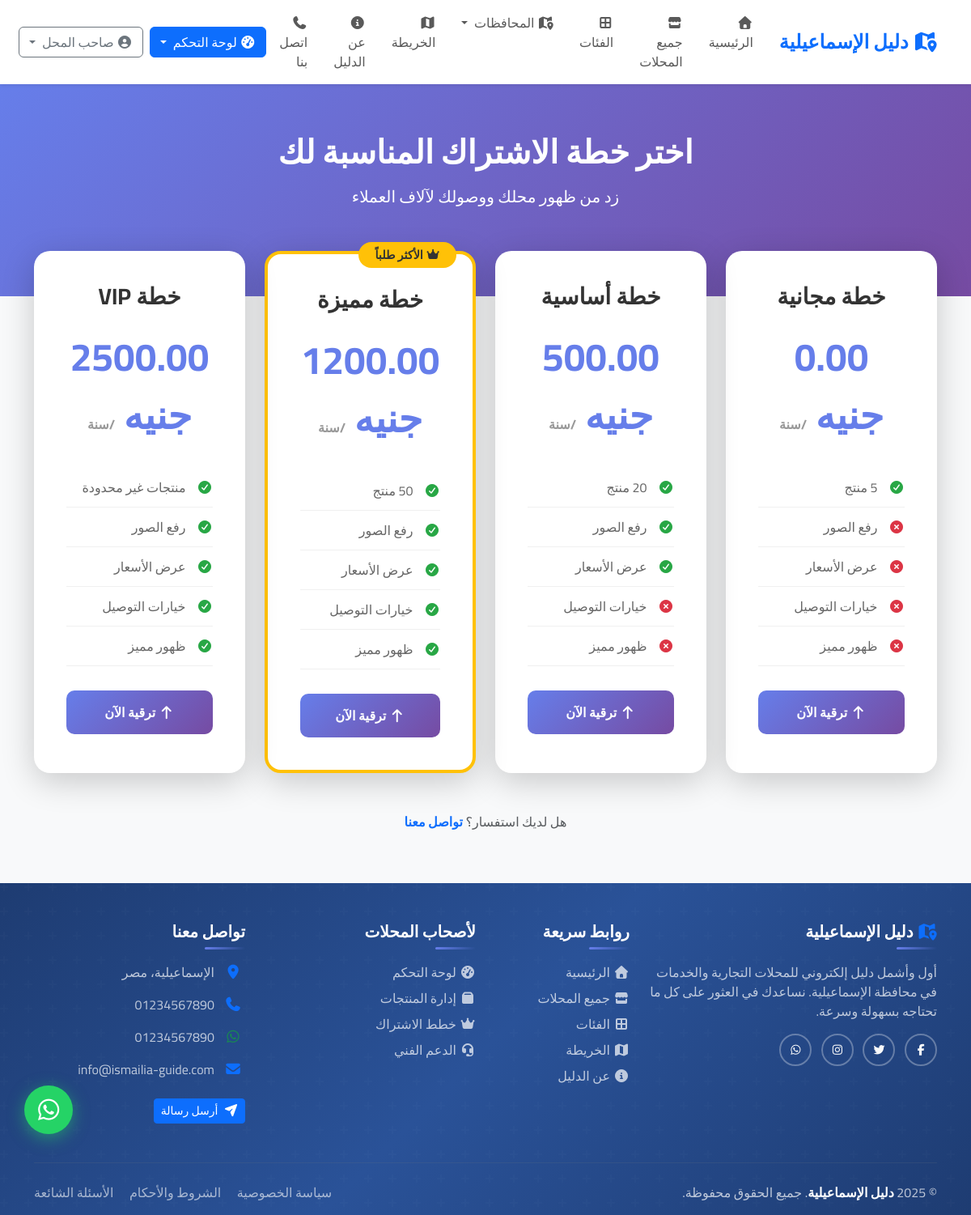
/accounts/subscription/ (signed in), run on the app's committed database.
### accounts/models.py (models this page shows, shortened)
class User(AbstractUser):
    USER_TYPE_CHOICES = (
        ('admin', 'مدير النظام'),
        ('vendor', 'صاحب محل'),
        ('customer', 'عميل'),
    )
    user_type = models.CharField(
        max_length=10,
        choices=USER_TYPE_CHOICES,
        default='customer',
        verbose_name='نوع المستخدم'
    )
    phone = models.CharField(
        max_length=15,
        blank=True,
        null=True,
        verbose_name='رقم الهاتف'
    )
    is_verified = models.BooleanField(
        default=False,
        verbose_name='تم التحقق'
    )
    class Meta:
        verbose_name = 'مستخدم'
        verbose_name_plural = 'المستخدمون'

### subscriptions/models.py (models this page shows, shortened)
class SubscriptionPlan(models.Model):
    PLAN_CHOICES = (
        ('free', 'مجاني'),
        ('basic', 'أساسي'),
        ('premium', 'مميز'),
        ('vip', 'VIP'),
    )
    name = models.CharField(
        max_length=20,
        choices=PLAN_CHOICES,
        unique=True,
        verbose_name='اسم الخطة'
    )
    display_name = models.CharField(max_length=50, verbose_name='الاسم المعروض')
    price_yearly = models.DecimalField(
        max_digits=10,
        decimal_places=2,
        verbose_name='السعر السنوي'
    )
    max_products = models.PositiveIntegerField(
        verbose_name='الحد الأقصى للمنتجات',
        help_text='اكتب 0 لغير محدود'
    )
    can_upload_images = models.BooleanField(
        default=False,
        verbose_name='رفع صور المنتجات'
    )
    show_prices = models.BooleanField(
        default=False,
        verbose_name='عرض الأسعار'
    )
    has_delivery_options = models.BooleanField(
        default=False,
        verbose_name='خيارات التوصيل'
    )
    featured_in_search = models.BooleanField(
        default=False,
        verbose_name='أولوية في نتائج البحث'
    )
    description = models.TextField(blank=True, verbose_name='الوصف')
    is_active = models.BooleanField(default=True, verbose_name='نشط')
    class Meta:
        verbose_name = 'خطة اشتراك'
        verbose_name_plural = 'خطط الاشتراك'
        ordering = ['price_yearly']

### accounts/views/vendor_views.py (the view)
# urls.py: path('subscription/', vendor_views.upgrade_subscription_page, name='upgrade_subscription_page'),
@login_required
def upgrade_subscription_page(request):
    plans = SubscriptionPlan.objects.all().order_by('price_yearly')
    current_plan = None
    user_business = Business.objects.filter(owner=request.user).first()
    if user_business:
        try:
            subscription = Subscription.objects.get(business=user_business, status='active')
            current_plan = subscription.plan.name
        except Subscription.DoesNotExist:
            pass
    context = {
        'plans': plans,
        'current_plan': current_plan,
    }
    return render(request, 'accounts/upgrade_subscription.html', context)

### accounts/context_processors.py (called while the page is built, shortened)
def admin_stats(request):
    if not request.user.is_authenticated or not (request.user.is_staff or request.user.is_superuser):
        return {}

### directory/context_processors.py (called while the page is built)
def seo_defaults(request):
    return {
        'seo': {
            'site_name': getattr(settings, 'SITE_NAME', 'دليل الإسماعيلية'),
            'title': 'دليل الإسماعيلية - دليل شامل للمحلات والخدمات',
            'description': 'دليل شامل للمحلات التجارية والخدمات في الإسماعيلية والمحافظات المجاورة',
            'keywords': 'الإسماعيلية، دليل، محلات، خدمات، مطاعم، صيدليات',
        'navbar_categories': Category.objects.filter(
            is_active=True
        ).order_by('order', 'name')[:8],
        'navbar_governorates': Governorate.objects.filter(
            is_active=True
        ).order_by('order', 'name'),
        'total_categories': Category.objects.filter(is_active=True).count(),
        'total_governorates': Governorate.objects.filter(is_active=True).count(),
        'total_districts': District.objects.filter(is_active=True).count(),
    }
        }

def navbar_context(request):
    navbar_governorates = Governorate.objects.filter(
        is_active=True
    ).annotate(
        business_count=Count(
            'district__business',
            filter=Q(
                district__business__is_active=True,
                district__business__is_verified=True
            ),
            distinct=True
        )
    ).order_by('order', 'name')[:6]
    pending_businesses_count = 0
    pending_reviews_count = 0  # ← صفر مؤقتاً
    if request.user.is_authenticated and (request.user.is_staff or request.user.is_superuser):
        pending_businesses_count = Business.objects.filter(is_verified=False).count()
    return {
        'navbar_governorates': navbar_governorates,
        'pending_businesses_count': pending_businesses_count,
        'pending_reviews_count': pending_reviews_count,
    }

### directory/converters.py (called while the page is built)
    def to_url(self, value):
        return str(value)

### templates/accounts/upgrade_subscription.html (shortened to what this page needs)
{% extends 'base.html' %}
{% load static %}
{% block content %}
<section class="upgrade-container">
    <div class="container text-center mb-5">
        <h1 class="fw-bold mb-3">اختر خطة الاشتراك المناسبة لك</h1>
        <p class="lead">زد من ظهور محلك ووصولك لآلاف العملاء</p>
    </div>
</section>
<div class="container pb-5" style="margin-top: -80px;">
    <div class="row g-4">
        {% for plan in plans %}
        <div class="col-lg-3 col-md-6">
            <div class="plan-card {% if plan.name == 'premium' %}featured{% endif %}">
                {% if plan.name == 'premium' %}
                <div class="plan-badge">
                    <i class="fas fa-crown"></i> الأكثر طلباً
                </div>
                {% endif %}
                <h3 class="text-center fw-bold" style="color: #333;">{{ plan.display_name }}</h3>
                <div class="plan-price text-center">
                    {{ plan.price_yearly }} جنيه
                    <small style="font-size: 1rem; color: #999;">/سنة</small>
                </div>
                <ul class="plan-features">
                    <li>
                        <i class="fas fa-check-circle"></i>
                        {% if plan.max_products == 0 or plan.max_products >= 999999 %}
                            منتجات غير محدودة
                        {% else %}
                            {{ plan.max_products }} منتج
                        {% endif %}
                    </li>
                    <li {% if not plan.can_upload_images %}class="not-included"{% endif %}>
                        <i class="fas {% if plan.can_upload_images %}fa-check-circle{% else %}fa-times-circle{% endif %}"></i>
                        رفع الصور
                    </li>
                    <li {% if not plan.show_prices %}class="not-included"{% endif %}>
                        <i class="fas {% if plan.show_prices %}fa-check-circle{% else %}fa-times-circle{% endif %}"></i>
                        عرض الأسعار
                    </li>
                    <li {% if not plan.has_delivery_options %}class="not-included"{% endif %}>
                        <i class="fas {% if plan.has_delivery_options %}fa-check-circle{% else %}fa-times-circle{% endif %}"></i>
                        خيارات التوصيل
                    </li>
                    <li {% if not plan.featured_in_search %}class="not-included"{% endif %}>
                        <i class="fas {% if plan.featured_in_search %}fa-check-circle{% else %}fa-times-circle{% endif %}"></i>
                        ظهور مميز
                    </li>
                </ul>
                <div class="text-center">
                    {% if current_plan == plan.name %}
                    <button class="btn btn-secondary w-100" disabled>
                        <i class="fas fa-check"></i> الخطة الحالية
                    </button>
                    {% else %}
                    <a href="{% url 'upgrade_subscription' plan.id %}" class="btn btn-upgrade">
                        <i class="fas fa-arrow-up"></i> ترقية الآن
                    </a>
                    {% endif %}
                </div>
            </div>
        </div>
        {% endfor %}
    </div>
    <div class="text-center mt-5">
        <p class="text-muted">هل لديك استفسار؟ <a href="tel:+201234567890" class="text-decoration-none fw-bold">تواصل معنا</a></p>
    </div>
</div>
{% endblock %}

### templates/includes/navbar.html (shortened to what this page needs)
{% load static %}
<nav class="navbar navbar-expand-lg navbar-light bg-white shadow-sm sticky-top">
    <div class="container">
        <a class="navbar-brand fw-bold text-primary" href="{% url 'home' %}">
            <i class="fas fa-map-marked-alt"></i>
            دليل الإسماعيلية
        </a>
        <div class="collapse navbar-collapse" id="navbarNav">
            <ul class="navbar-nav me-auto mb-2 mb-lg-0">
                <li class="nav-item">
                    <a class="nav-link" href="{% url 'home' %}">
                        <i class="fas fa-home"></i> الرئيسية
                    </a>
                </li>
                <li class="nav-item">
                    <a class="nav-link" href="{% url 'business_list' %}">
                        <i class="fas fa-store"></i> جميع المحلات
                    </a>
                </li>
                <li class="nav-item">
                    <a class="nav-link" href="{% url 'categories' %}">
                        <i class="fas fa-th-large"></i> الفئات
                    </a>
                </li>
                <li class="nav-item dropdown">
                    <a class="nav-link dropdown-toggle" href="#" id="governoratesDropdown" role="button" data-bs-toggle="dropdown" aria-expanded="false">
                        <i class="fas fa-map-marked-alt"></i> المحافظات
                    </a>
                </li>
                <li class="nav-item">
                    <a class="nav-link" href="{% url 'map_view' %}">
                        <i class="fas fa-map"></i> الخريطة
                    </a>
                </li>
                <li class="nav-item">
                    <a class="nav-link" href="{% url 'about' %}">
                        <i class="fas fa-info-circle"></i> عن الدليل
                    </a>
                </li>
                <li class="nav-item">
                    <a class="nav-link" href="{% url 'contact' %}">
                        <i class="fas fa-phone"></i> اتصل بنا
                    </a>
                </li>
            </ul>
            <div class="d-flex align-items-center gap-2">
                {% if user.is_authenticated %}
                    {% if user.user_type == 'vendor' %}
                    <div class="dropdown">
                        <button class="btn btn-primary dropdown-toggle" type="button" id="vendorDropdown" data-bs-toggle="dropdown" aria-expanded="false">
                            <i class="fas fa-tachometer-alt"></i> لوحة التحكم
                        </button>
                    </div>
                    {% endif %}
                    <div class="dropdown">
                        <button class="btn btn-outline-secondary dropdown-toggle" type="button" id="userDropdown" data-bs-toggle="dropdown" aria-expanded="false">
                            <i class="fas fa-user-circle"></i>
                            {{ user.get_full_name|default:user.username }}
                        </button>
                    </div>
                {% endif %}
            </div>
        </div>
    </div>
</nav>

### static/css/style.css (style rules this page uses)
body, h1, h2, h3, h4, h5, h6, p, a, button, input, textarea, select, label, span, div { font-family: 'Cairo', sans-serif; }
body { background-color: #f8f9fa; min-height: 100vh; display: flex; flex-direction: column; }
.navbar-brand { font-size: 1.5rem; }
.navbar-nav .nav-link { margin: 0 0.5rem; transition: color 0.3s; }

### static/css/animations.css (style rules this page uses)
html { scroll-behavior: smooth; }

### templates/base.html (style rules this page uses)
* { font-family: 'Cairo', sans-serif; }
html { scroll-behavior: smooth; height: 100%; }
body { min-height: 100%; display: flex; flex-direction: column; background-color: #f8f9fa; margin: 0; padding: 0; }

### templates/accounts/upgrade_subscription.html (style rules this page uses)
.upgrade-container { padding: 60px 0; background: linear-gradient(135deg, #667eea 0%, #764ba2 100%); color: white; }
.plan-card { background: white; border-radius: 20px; padding: 40px; box-shadow: 0 10px 40px rgba(0,0,0,0.2); transition: all 0.3s; height: 100%; position: relative; }
.plan-card.featured { border: 4px solid #ffc107; }
.plan-badge { position: absolute; top: -15px; right: 20px; background: #ffc107; color: #333; padding: 5px 20px; border-radius: 20px; font-weight: 700; font-size: 0.9rem; }
.plan-price { font-size: 3rem; font-weight: 700; color: #667eea; margin: 20px 0; }
.plan-features { list-style: none; padding: 0; margin: 30px 0; }
.plan-features li { padding: 12px 0; border-bottom: 1px solid #f0f0f0; color: #666; }
.plan-features li i { color: #28a745; margin-left: 10px; }
.plan-features li.not-included i { color: #dc3545; }
.btn-upgrade { background: linear-gradient(135deg, #667eea 0%, #764ba2 100%); color: white; padding: 15px 40px; border-radius: 10px; font-weight: 600; border: none; width: 100%; }

### templates/includes/navbar.html (style rules this page uses)
.nav-link { transition: all 0.3s ease; border-radius: 8px; padding: 8px 15px; }
.btn { transition: all 0.3s ease; }
.navbar .d-flex { gap: 8px; }

### data on the page
User: get_full_name "صاحب المحل"
SubscriptionPlan: display_name "خطة مجانية", price_yearly "0.00", can_upload_images False (drawn), show_prices False (drawn), has_delivery_options False (drawn), featured_in_search False (drawn), name "ترقية الآن"
SubscriptionPlan: display_name "خطة أساسية", price_yearly "500.00", can_upload_images True (drawn), show_prices True (drawn), has_delivery_options False (drawn), featured_in_search False (drawn), name "ترقية الآن"
SubscriptionPlan: name "premium" (drawn), display_name "خطة مميزة", price_yearly "1200.00", can_upload_images True (drawn), show_prices True (drawn), has_delivery_options True (drawn), featured_in_search True (drawn)
SubscriptionPlan: display_name "خطة VIP", price_yearly "2500.00", max_products "منتجات غير محدودة", can_upload_images True (drawn), show_prices True (drawn), has_delivery_options True (drawn), featured_in_search True (drawn), name "ترقية الآن"
